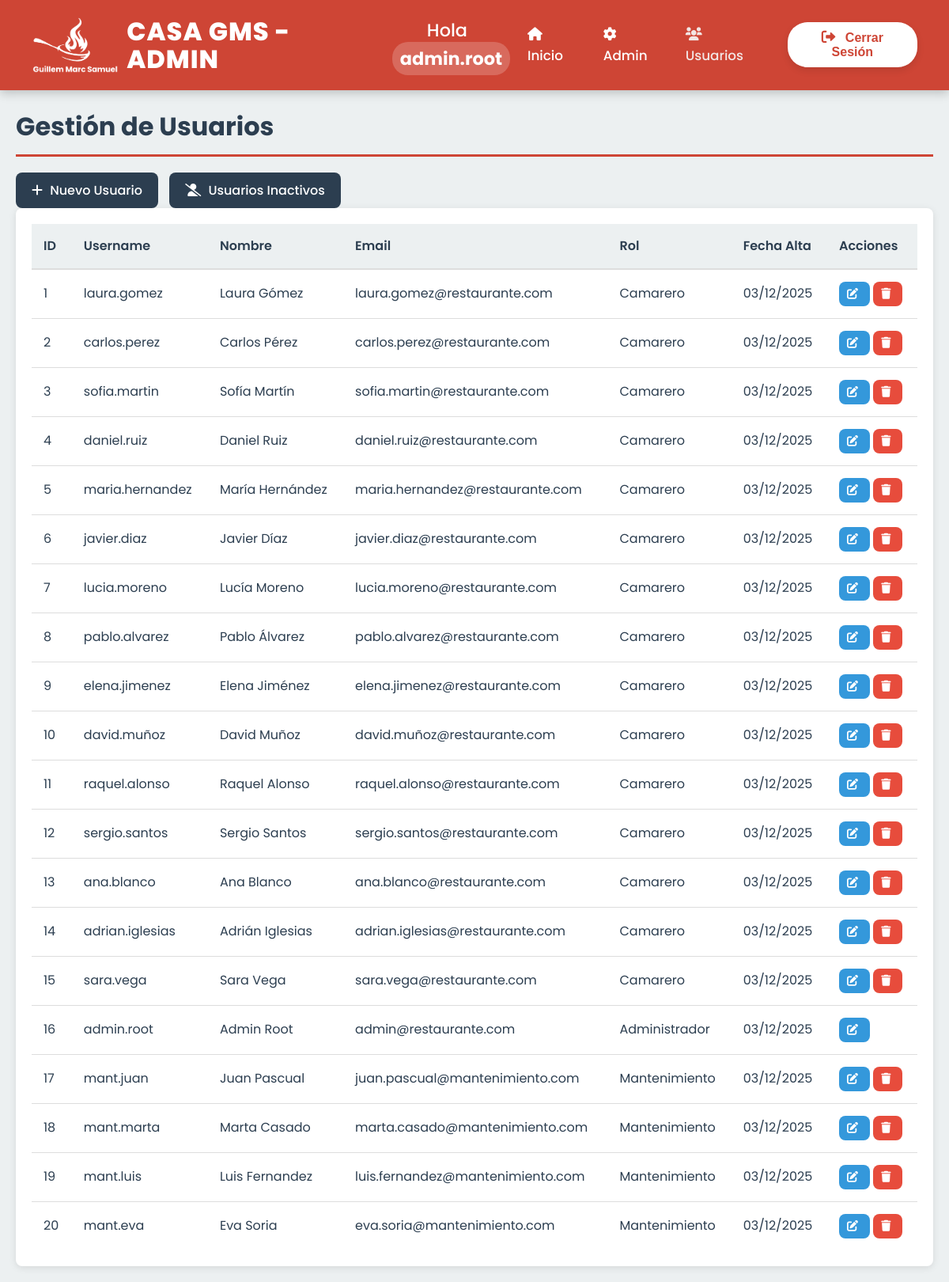
Screenshot of /PHP/PUBLIC/ADMIN/usuarios.php?error=metodo_invalido (signed in) with the database file from the repository.
### tables this page shows
CREATE TABLE IF NOT EXISTS users (
    id INT AUTO_INCREMENT PRIMARY KEY,
    username VARCHAR(50) UNIQUE NOT NULL,
    nombre VARCHAR(100) NOT NULL,
    apellido VARCHAR(100),
    email VARCHAR(100) UNIQUE,
    password_hash VARCHAR(255) NOT NULL,
    rol INT DEFAULT 1,   
    fecha_alta DATETIME DEFAULT CURRENT_TIMESTAMP,
    fecha_baja DATETIME NULL
);

### PHP/PUBLIC/ADMIN/usuarios.php (the view, shortened to what this page needs)
<?php
require_once __DIR__ . '/../../CONEXION/conexion.php';
$username = htmlspecialchars($_SESSION['username']);
try {
    $sql = "
        SELECT
            id, username, nombre, apellido, email, rol, fecha_alta
        FROM users
        WHERE fecha_baja IS NULL
        ORDER BY fecha_alta DESC
    ";
    $stmt = $conn->query($sql);
    $usuarios = $stmt->fetchAll(PDO::FETCH_ASSOC);
} catch (PDOException $e) {
    die("Error: " . $e->getMessage());
}
function getNombreRol($rol) {
    switch ($rol) {
        case 1: return 'Camarero';
        case 2: return 'Administrador';
        case 3: return 'Mantenimiento';
    }
}
?>
<!DOCTYPE html>
<html lang="es">
<head>
    <link rel="stylesheet" href="https://cdnjs.cloudflare.com/ajax/libs/font-awesome/6.0.0/css/all.min.css">
    <link rel="stylesheet" href="../../../css/admin.css">
    <link rel="stylesheet" href="https://cdn.jsdelivr.net/npm/sweetalert2@11/dist/sweetalert2.min.css">
</head>
<body>
    <nav class="main-header">
        <div class="header-logo">
            <img src="../../../img/basic_logo_blanco.png" alt="Logo GMS">
            <div class="logo-text">
                <span class="gms-title">CASA GMS - ADMIN</span>
            </div>
        </div>
        <div class="header-greeting">
            Hola <span class="username-tag"><?= $username ?></span>
        </div>
        <div class="header-menu">
            <a href="../index.php" class="nav-link">
                <i class="fa-solid fa-house"></i> Inicio
            </a>
            <a href="./admin_panel.php" class="nav-link">
                <i class="fa-solid fa-gear"></i> Admin
            </a>
            <a href="./usuarios.php" class="nav-link active">
                <i class="fa-solid fa-users"></i> Usuarios
            </a>
        </div>
        <form method="post" action="../../PROCEDIMIENTOS/logout.php">
            <button type="submit" class="logout-btn">
                <i class="fa-solid fa-right-from-bracket"></i> Cerrar Sesión
            </button>
        </form>
    </nav>
    <div class="container">
        <h1 class="page-title">Gestión de Usuarios</h1>
        <button class="btn btn-primary" id="btn-nuevo-usuario">
            <i class="fa-solid fa-plus"></i> Nuevo Usuario
        </button>
        <button class="btn btn-primary" id="btn-ver-inactivos" style="margin-left: 10px;">
            <i class="fa-solid fa-user-slash"></i> Usuarios Inactivos
        </button>
        <div class="card">
            <div class="card-body">
                <table class="table">
                    <thead>
                        <tr>
                            <th>ID</th>
                            <th>Username</th>
                            <th>Nombre</th>
                            <th>Email</th>
                            <th>Rol</th>
                            <th>Fecha Alta</th>
                            <th>Acciones</th>
                        </tr>
                    </thead>
                    <tbody>
                        <?php foreach ($usuarios as $user): ?>
                            <tr>
                                <td><?= $user['id'] ?></td>
                                <td><?= htmlspecialchars($user['username']) ?></td>
                                <td><?= htmlspecialchars($user['nombre'] . ' ' . $user['apellido']) ?></td>
                                <td><?= htmlspecialchars($user['email']) ?></td>
                                <td><?= getNombreRol($user['rol']) ?></td>
                                <td><?= date('d/m/Y', strtotime($user['fecha_alta'])) ?></td>
                                <td>
                                    <button class="btn btn-sm btn-info btn-editar-usuario"
                                            data-id="<?= $user['id'] ?>"
                                            data-username="<?= htmlspecialchars($user['username']) ?>"
                                            data-nombre="<?= htmlspecialchars($user['nombre']) ?>"
                                            data-apellido="<?= htmlspecialchars($user['apellido']) ?>"
                                            data-email="<?= htmlspecialchars($user['email']) ?>"
                                            data-rol="<?= $user['rol'] ?>">
                                        <i class="fa-solid fa-edit"></i>
                                    </button>
                                    <?php if ($user['id'] != $_SESSION['id_usuario']): ?>
                                        <button class="btn btn-sm btn-danger btn-eliminar-usuario"
                                                data-id="<?= $user['id'] ?>"
                                                data-username="<?= htmlspecialchars($user['username']) ?>">
                                            <i class="fa-solid fa-trash"></i>
                                        </button>
                                    <?php endif; ?>
                                </td>
                            </tr>
                        <?php endforeach; ?>
                    </tbody>
                </table>
            </div>
        </div>
    </div>
</body>
</html>

### css/admin.css (style rules this page uses)
:root { --primary-color: #2c3e50; --secondary-color: #3498db; --success-color: #27ae60; --warning-color: #f39c12; --danger-color: #e74c3c; --info-color: #3498db; --light-bg: #ecf0f1; --white: #ffffff; --dark-text: #2c3e50; --light-text: #7f8c8d; --spacing-xs: 5px; --spacing-sm: 10px; --spacing-md: 15px; --spacing-lg: 20px; --spacing-xl: 30px; --border-radius: 8px; --border-color: #ddd; --box-shadow: 0 2px 10px rgba(0, 0, 0, 0.1); --box-shadow-hover: 0 4px 15px rgba(0, 0, 0, 0.15); --transition: all 0.3s ease; }
* { margin: 0; padding: 0; box-sizing: border-box; }
body { font-family: 'Poppins', sans-serif; background-color: var(--light-bg); color: var(--dark-text); line-height: 1.6; min-height: 100vh; }
.main-header { background-color: #ce4535; color: white; display: flex; justify-content: space-between; align-items: center; padding: 20px 40px; box-shadow: 0 4px 12px rgba(0, 0, 0, 0.2); position: relative; z-index: 10; }
.header-logo { display: flex; align-items: center; gap: 10px; }
.header-logo img { height: 70px; }
.logo-text { display: flex; flex-direction: column; line-height: 1.1; }
.gms-title { font-size: 2.0rem; font-weight: 800; letter-spacing: 1px; }
.header-greeting { font-size: 1.4rem; font-weight: 500; flex-grow: 1; text-align: center; }
.username-tag { font-weight: 700; background-color: rgba(255, 255, 255, 0.2); padding: 5px 10px; border-radius: 20px; margin-left: 10px; }
.header-menu { display: flex; gap: 25px; margin-right: 30px; }
.nav-link { color: white; text-decoration: none; font-weight: 500; padding: 10px 0; transition: color 0.2s, opacity 0.2s; font-size: 1.05rem; }
.nav-link.active { color: #f7f7f7; opacity: 0.9; }
.nav-link i { margin-right: 8px; }
.logout-btn { background-color: white; color: #ce4535; border: none; padding: 10px 20px; border-radius: 25px; font-size: 1rem; font-weight: 600; cursor: pointer; transition: all 0.2s ease; box-shadow: 0 4px 10px rgba(0, 0, 0, 0.1); }
.logout-btn i { margin-right: 8px; font-size: 1.1em; }
.container { max-width: 1200px; margin: var(--spacing-lg) auto; padding: 0 var(--spacing-lg); }
.page-title { font-size: 2rem; font-weight: 700; margin-bottom: var(--spacing-lg); color: var(--primary-color); border-bottom: 3px solid #ce4535; padding-bottom: var(--spacing-sm); }
.card { background: var(--white); border-radius: var(--border-radius); box-shadow: var(--box-shadow); margin-bottom: var(--spacing-lg); overflow: hidden; transition: var(--transition); }
.card-body { padding: var(--spacing-lg); }
.btn { display: inline-block; padding: var(--spacing-sm) var(--spacing-lg); border: none; border-radius: var(--border-radius); font-size: 1rem; font-weight: 500; cursor: pointer; transition: var(--transition); text-decoration: none; color: white; font-family: 'Poppins', sans-serif; text-align: center; }
.btn-primary { background: var(--primary-color); }
.btn-danger { background: var(--danger-color); }
.btn-info { background: var(--info-color); }
.btn-sm { padding: var(--spacing-xs) var(--spacing-sm); font-size: 0.875rem; }
.btn i { margin-right: var(--spacing-xs); }
.table { width: 100%; border-collapse: collapse; background: var(--white); }
.table thead { background: var(--light-bg); }
.table th { padding: var(--spacing-md); text-align: left; font-weight: 600; color: var(--primary-color); border-bottom: 2px solid var(--border-color); }
.table td { padding: var(--spacing-md); border-bottom: 1px solid var(--border-color); }
.table tbody tr { transition: var(--transition); }
.table tbody tr:last-child td { border-bottom: none; }

### rows the page displays
users: id "1", username "laura.gomez", nombre+apellido "Laura Gómez", email "laura.gomez@restaurante.com", rol "Camarero", fecha_alta "03/12/2025"
users: id "2", username "carlos.perez", nombre+apellido "Carlos Pérez", email "carlos.perez@restaurante.com", rol "Camarero", fecha_alta "03/12/2025"
users: id "3", username "sofia.martin", nombre+apellido "Sofía Martín", email "sofia.martin@restaurante.com", rol "Camarero", fecha_alta "03/12/2025"
users: id "4", username "daniel.ruiz", nombre+apellido "Daniel Ruiz", email "daniel.ruiz@restaurante.com", rol "Camarero", fecha_alta "03/12/2025"
users: id "5", username "maria.hernandez", nombre+apellido "María Hernández", email "maria.hernandez@restaurante.com", rol "Camarero", fecha_alta "03/12/2025"
users: id "6", username "javier.diaz", nombre+apellido "Javier Díaz", email "javier.diaz@restaurante.com", rol "Camarero", fecha_alta "03/12/2025"
users: id "7", username "lucia.moreno", nombre+apellido "Lucía Moreno", email "lucia.moreno@restaurante.com", rol "Camarero", fecha_alta "03/12/2025"
users: id "8", username "pablo.alvarez", nombre+apellido "Pablo Álvarez", email "pablo.alvarez@restaurante.com", rol "Camarero", fecha_alta "03/12/2025"
users: id "9", username "elena.jimenez", nombre+apellido "Elena Jiménez", email "elena.jimenez@restaurante.com", rol "Camarero", fecha_alta "03/12/2025"
users: id "10", username "david.muñoz", nombre+apellido "David Muñoz", email "david.muñoz@restaurante.com", rol "Camarero", fecha_alta "03/12/2025"
users: id "11", username "raquel.alonso", nombre+apellido "Raquel Alonso", email "raquel.alonso@restaurante.com", rol "Camarero", fecha_alta "03/12/2025"
users: id "12", username "sergio.santos", nombre+apellido "Sergio Santos", email "sergio.santos@restaurante.com", rol "Camarero", fecha_alta "03/12/2025"
users: id "13", username "ana.blanco", nombre+apellido "Ana Blanco", email "ana.blanco@restaurante.com", rol "Camarero", fecha_alta "03/12/2025"
users: id "14", username "adrian.iglesias", nombre+apellido "Adrián Iglesias", email "adrian.iglesias@restaurante.com", rol "Camarero", fecha_alta "03/12/2025"
users: id "15", username "sara.vega", nombre+apellido "Sara Vega", email "sara.vega@restaurante.com", rol "Camarero", fecha_alta "03/12/2025"
users: id "16", username "admin.root", nombre+apellido "Admin Root", email "admin@restaurante.com", rol "Administrador", fecha_alta "03/12/2025"
users: id "17", username "mant.juan", nombre+apellido "Juan Pascual", email "juan.pascual@mantenimiento.com", rol "Mantenimiento", fecha_alta "03/12/2025"
users: id "18", username "mant.marta", nombre+apellido "Marta Casado", email "marta.casado@mantenimiento.com", rol "Mantenimiento", fecha_alta "03/12/2025"
users: id "19", username "mant.luis", nombre+apellido "Luis Fernandez", email "luis.fernandez@mantenimiento.com", rol "Mantenimiento", fecha_alta "03/12/2025"
users: id "20", username "mant.eva", nombre+apellido "Eva Soria", email "eva.soria@mantenimiento.com", rol "Mantenimiento", fecha_alta "03/12/2025"

### other values shown
$username "admin.root"
